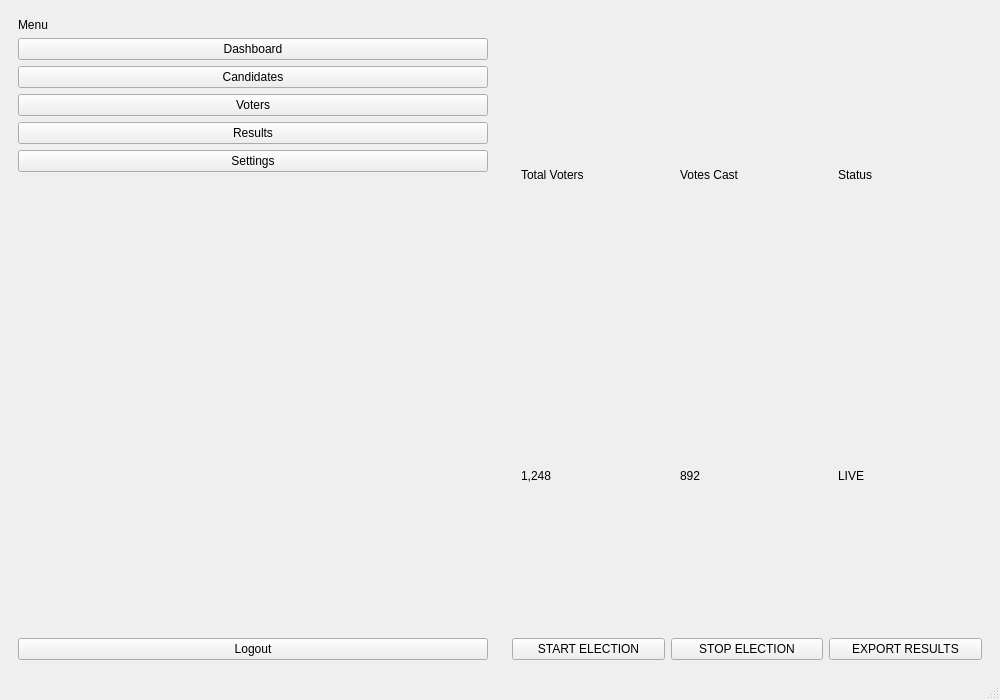
<?xml version='1.0' encoding='utf-8'?>
<ui version="4.0">
 <class>AdminDashboard</class>
 <widget class="QMainWindow" name="AdminDashboard">
  <property name="geometry"><rect><x>0</x><y>0</y><width>1000</width><height>700</height></rect></property>
  <property name="windowTitle"><string>VoteSphere - Admin Dashboard</string></property>
  <widget class="QWidget" name="centralwidget">
   <layout class="QHBoxLayout" name="mainLayout">
    <item>
     <widget class="QFrame" name="frameSidebar">
      <property name="minimumSize"><size><width>200</width><height>0</height></size></property>
      <layout class="QVBoxLayout" name="sidebarLayout">
       <item><widget class="QLabel" name="labelMenuTitle"><property name="text"><string>Menu</string></property></widget></item>
       <item><widget class="QPushButton" name="btnDashboard"><property name="text"><string>Dashboard</string></property></widget></item>
       <item><widget class="QPushButton" name="btnCandidates"><property name="text"><string>Candidates</string></property></widget></item>
       <item><widget class="QPushButton" name="btnVoters"><property name="text"><string>Voters</string></property></widget></item>
       <item><widget class="QPushButton" name="btnResults"><property name="text"><string>Results</string></property></widget></item>
       <item><widget class="QPushButton" name="btnSettings"><property name="text"><string>Settings</string></property></widget></item>
       <item><spacer name="sideSpacer"><property name="sizeHint"><size><width>20</width><height>20</height></size></property></spacer></item>
       <item><widget class="QPushButton" name="btnLogout"><property name="text"><string>Logout</string></property></widget></item>
      </layout>
     </widget>
    </item>
    <item>
     <widget class="QWidget" name="mainContent">
      <layout class="QVBoxLayout" name="contentLayout">
       <item>
        <layout class="QHBoxLayout" name="topStats">
         <item><widget class="QFrame" name="frameTotalVoters"><layout class="QVBoxLayout"><item><widget class="QLabel" name="labelTotalVoters"><property name="text"><string>Total Voters</string></property></widget></item><item><widget class="QLabel" name="valueTotalVoters"><property name="text"><string>1,248</string></property></widget></item></layout></widget></item>
         <item><widget class="QFrame" name="frameVotesCast"><layout class="QVBoxLayout"><item><widget class="QLabel" name="labelVotesCast"><property name="text"><string>Votes Cast</string></property></widget></item><item><widget class="QLabel" name="valueVotesCast"><property name="text"><string>892</string></property></widget></item></layout></widget></item>
         <item><widget class="QFrame" name="frameStatus"><layout class="QVBoxLayout"><item><widget class="QLabel" name="labelStatus"><property name="text"><string>Status</string></property></widget></item><item><widget class="QLabel" name="valueStatus"><property name="text"><string>LIVE</string></property></widget></item></layout></widget></item>
        </layout>
       </item>
       <item>
        <layout class="QHBoxLayout" name="controlsRow">
         <item><widget class="QPushButton" name="btnStart"><property name="text"><string>START ELECTION</string></property></widget></item>
         <item><widget class="QPushButton" name="btnStop"><property name="text"><string>STOP ELECTION</string></property></widget></item>
         <item><widget class="QPushButton" name="btnExport"><property name="text"><string>EXPORT RESULTS</string></property></widget></item>
        </layout>
       </item>
      </layout>
     </widget>
    </item>
   </layout>
  </widget>
  <widget class="QMenuBar" name="menubar" /><widget class="QStatusBar" name="statusbar" />
 </widget>
 <resources />
 <connections />
</ui>
